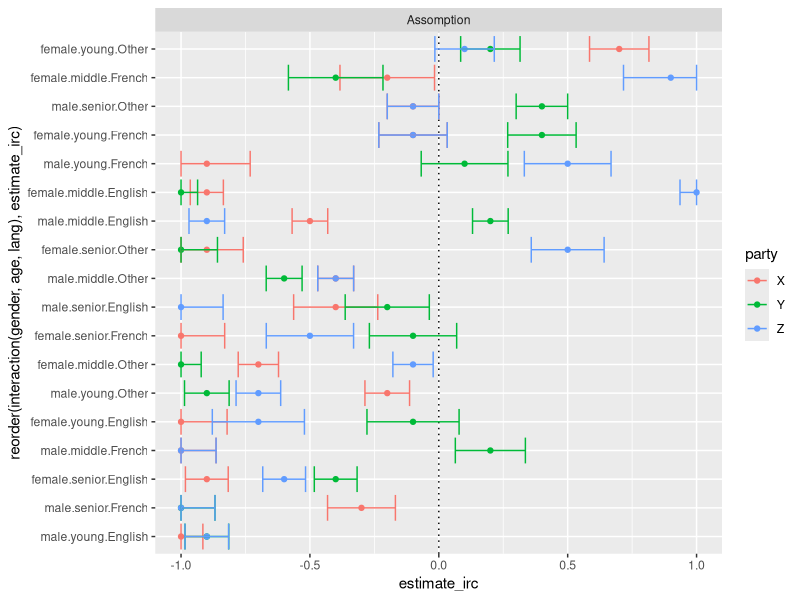
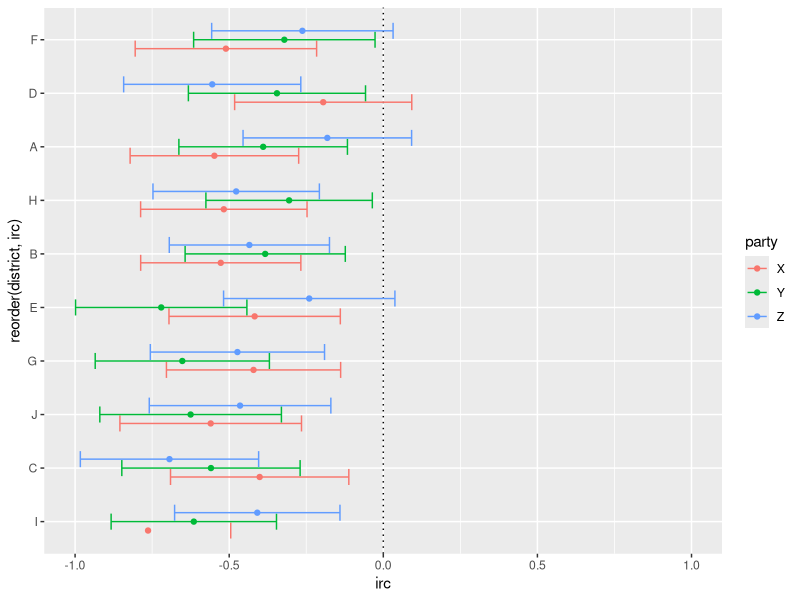

R code for these plots, in order: (Note: a time limit stopped this script after it produced the figures.)
# Packages ----------------------------------------------------------------
library(tidyverse)

# Simulation parameters
genders <- c('male', 'female')
age_groups <- c('young', 'middle', 'senior')
languages <- c('French', 'English', 'Other')
districts <- LETTERS[1:10]  # 'A', 'B', 'C', ..., 'J'
# Définition des partis
parties <- c("X", "Y", "Z")

# Vos données de densité et d'intervalles
density <- c(3.04056437, 0.68007055, 0.61069959, 0.48677249, 0.74473839, 0.49664903, 0.52322163, 0.54297472, 0.49994121, 0.65514403, 0.28242210, 0.26, 0.25867137, 0.19870664, 0.15896531, 0.19729571, 0.08700764, 0.08348031, 0.07760141, 0.06043504, 0.31463845)
breaks <- c(-1.0, -0.9, -0.8, -0.7, -0.6, -0.5, -0.4, -0.3, -0.2, -0.1, 0.0, 0.1, 0.2, 0.3, 0.4, 0.5, 0.6, 0.7, 0.8, 0.9, 1.0)

# Create all combinations of strats
strats <- expand.grid(gender = genders, age = age_groups, lang = languages)

# Simulate data for each strat and district
set.seed(123) # For reproducibility
data <- list()

for (district in districts) {
  for (i in 1:nrow(strats)) {
    strat_data <- strats[i, ]
    N <- sample(100:700, 1)  # Taille de l'échantillon pour cette stratégie
    margin_error <- runif(1, 0.05, 0.2)  # Marge d'erreur générée une fois pour la stratégie
    
    for (party in parties) {
      party_data <- cbind(strat_data, party = party,
                          estimate_irc = sample(x = breaks, size = 1, prob = density),
                          margin_error = margin_error)
      party_data$lower_ci <- pmax(-1, party_data$estimate_irc - party_data$margin_error)
      party_data$upper_ci <- pmin(1, party_data$estimate_irc + party_data$margin_error)
      party_data$district <- district
      party_data$N <- N
      
      data[[paste(district, i, party, sep = "_")]] <- party_data
    }
  }
}

# Combiner les données en un seul DataFrame
data_df <- do.call(rbind, data)

# Ajouter des poids pour chaque stratégie dans chaque district
data <- data_df %>%
  group_by(district, party) %>%
  mutate(weight = N / sum(N)) %>% 
  ungroup() %>% 
  mutate(id = rep(1:(nrow(.)/length(parties)), each = length(parties)))

# Graph 1: by strat by riding -------------------------------------------------------

data %>% 
  filter(district == "A") %>%
  mutate(district = "Assomption") %>% 
  ggplot(aes(x = estimate_irc, y = reorder(interaction(gender, age, lang), estimate_irc),
             group = party, color = party)) + 
  facet_wrap(~district) +
  geom_vline(xintercept = 0, linetype = "dotted") +
  geom_point() +
  geom_errorbar(aes(xmin = lower_ci, xmax = upper_ci))

# Graph 2: agregate by riding ---------------------------------------------

# https://acsdatacommunity.prb.org/discussion-forum/f/forum/292/using-margins-of-error-in-data-aggregation

results <- data %>%
  mutate(se = margin_error / 1.96,
         se2 = se ^ 2) %>% 
  group_by(district, party) %>%
  summarise(
    irc = weighted.mean(x = estimate_irc, w = weight),
    margin_error = sqrt(sum(se2))  # Ceci est une simplification
  ) %>% 
  mutate(lower_ci = irc - margin_error,
         upper_ci = irc + margin_error)

results %>% 
  ggplot(aes(x = irc, y = reorder(district, irc),
             group = party, color = party)) + 
  geom_vline(xintercept = 0, linetype = "dotted") +
  geom_point(position = position_dodge(width = 0.5)) +
  geom_errorbar(aes(xmin = lower_ci, xmax = upper_ci),
                position = position_dodge(width = 0.5)) +
  scale_x_continuous(limits = c(-1, 1))


# Simulation --------------------------------------------------------------

## Widen
data_wide <- data %>% 
  pivot_wider(
    id_cols = c(id, gender, age, lang, margin_error, district, N, weight),
    names_from = party, 
    values_from = estimate_irc,
    names_prefix = "rci_"
  )

## We will take each row of data
#### Repeat the individual by his weight * 1000 (so proportion of 1000 respondents from the district)
data_wide$repeats <- round(data_wide$weight * 1000)
## Sample a normal distribution of its RCI for the parties
### So first, need to estimate the standard deviation
data_wide$sd <- data_wide$margin_error / 1.96 ### at 5% level

sim <- function(data){
  for (i in 1:nrow(data)){
    repeatsi <- data$repeats[i]
    sim_resultsi <- data.frame(strat = i,
                               individual = 1:repeatsi,
                               gender = rep(data$gender[i], repeatsi),
                               age = rep(data$age[i], repeatsi),
                               lang = rep(data$lang[i], repeatsi),
                               district = rep(data$district[i], repeatsi))
    for (j in parties){
      sim_resultsi[[paste0("rci_", j)]] <- rnorm(n = repeatsi,
                                                 mean = data[[paste0("rci_", j)]][i],
                                                 sd = data$sd[i])
      }
    if (i == 1){
      sim_results <- sim_resultsi
    } else {
      sim_results <- rbind(sim_results,
                           sim_resultsi)
    }
  }
  return(sim_results)
}


for (i in 1:1000){
  if (i == 1){
    sims <- sim(data_wide) %>% 
      mutate(sim = i)
  } else {
    sims <- sim(data_wide) %>%
      mutate(sim = i) %>% 
      rbind(sims, .)
  }
  print(paste0("Sim: ", i))
}

saveRDS(sims, "_SharedFolder_article_pot-growth/simdata.rds")


# Agregate by riding for each sim ----------------------------------------------------------------

with_vote <- sims %>% 
  pivot_longer(., cols = starts_with("rci"),
               names_prefix = "rci_",
               names_to = "party",
               values_to = "rci") %>%
  group_by(sim, strat, individual) %>% 
  mutate(vote = max(rci)) %>% 
  ungroup() %>% 
  filter(rci == vote)

agg_riding <- with_vote %>% 
  group_by(sim, district, party) %>%
  summarise(nvotes = n()) %>% 
  group_by(sim, district) %>% 
  mutate(total = sum(nvotes),
         prop_vote = nvotes / total,
         seat = ifelse(prop_vote == max(prop_vote), 1, 0))

agg_party <- agg_riding %>% 
  group_by(sim, party) %>% 
  summarise(n = sum(seat))

ggplot(agg_party, aes(x = n, y = party)) +
  ggridges::geom_density_ridges(scale = 0.95)
